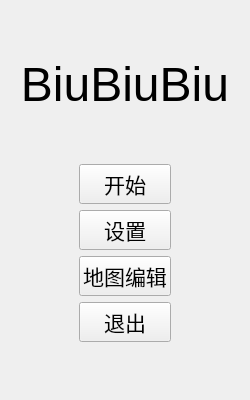
<?xml version="1.0" encoding="UTF-8"?>
<ui version="4.0">
 <class>StartScreen</class>
 <widget class="QWidget" name="StartScreen">
  <property name="geometry">
   <rect>
    <x>0</x>
    <y>0</y>
    <width>250</width>
    <height>400</height>
   </rect>
  </property>
  <property name="windowTitle">
   <string>Form</string>
  </property>
  <layout class="QGridLayout" name="gridLayout">
   <item row="0" column="0">
    <widget class="QLabel" name="label">
     <property name="sizePolicy">
      <sizepolicy hsizetype="Preferred" vsizetype="Maximum">
       <horstretch>0</horstretch>
       <verstretch>0</verstretch>
      </sizepolicy>
     </property>
     <property name="font">
      <font>
       <pointsize>36</pointsize>
      </font>
     </property>
     <property name="text">
      <string>BiuBiuBiu</string>
     </property>
     <property name="alignment">
      <set>Qt::AlignCenter</set>
     </property>
    </widget>
   </item>
   <item row="1" column="0">
    <layout class="QHBoxLayout" name="horizontalLayout">
     <item>
      <spacer name="horizontalSpacer">
       <property name="orientation">
        <enum>Qt::Horizontal</enum>
       </property>
       <property name="sizeHint" stdset="0">
        <size>
         <width>40</width>
         <height>20</height>
        </size>
       </property>
      </spacer>
     </item>
     <item>
      <layout class="QVBoxLayout" name="verticalLayout">
       <item>
        <widget class="QPushButton" name="startButton">
         <property name="font">
          <font>
           <pointsize>16</pointsize>
          </font>
         </property>
         <property name="text">
          <string>开始</string>
         </property>
        </widget>
       </item>
       <item>
        <widget class="QPushButton" name="settingsButton">
         <property name="font">
          <font>
           <pointsize>16</pointsize>
          </font>
         </property>
         <property name="text">
          <string>设置</string>
         </property>
        </widget>
       </item>
       <item>
        <widget class="QPushButton" name="mapEditorButton">
         <property name="font">
          <font>
           <pointsize>16</pointsize>
          </font>
         </property>
         <property name="text">
          <string>地图编辑</string>
         </property>
        </widget>
       </item>
       <item>
        <widget class="QPushButton" name="exitButton">
         <property name="font">
          <font>
           <pointsize>16</pointsize>
          </font>
         </property>
         <property name="text">
          <string>退出</string>
         </property>
        </widget>
       </item>
      </layout>
     </item>
     <item>
      <spacer name="horizontalSpacer_2">
       <property name="orientation">
        <enum>Qt::Horizontal</enum>
       </property>
       <property name="sizeHint" stdset="0">
        <size>
         <width>40</width>
         <height>20</height>
        </size>
       </property>
      </spacer>
     </item>
    </layout>
   </item>
  </layout>
 </widget>
 <resources/>
 <connections/>
</ui>
